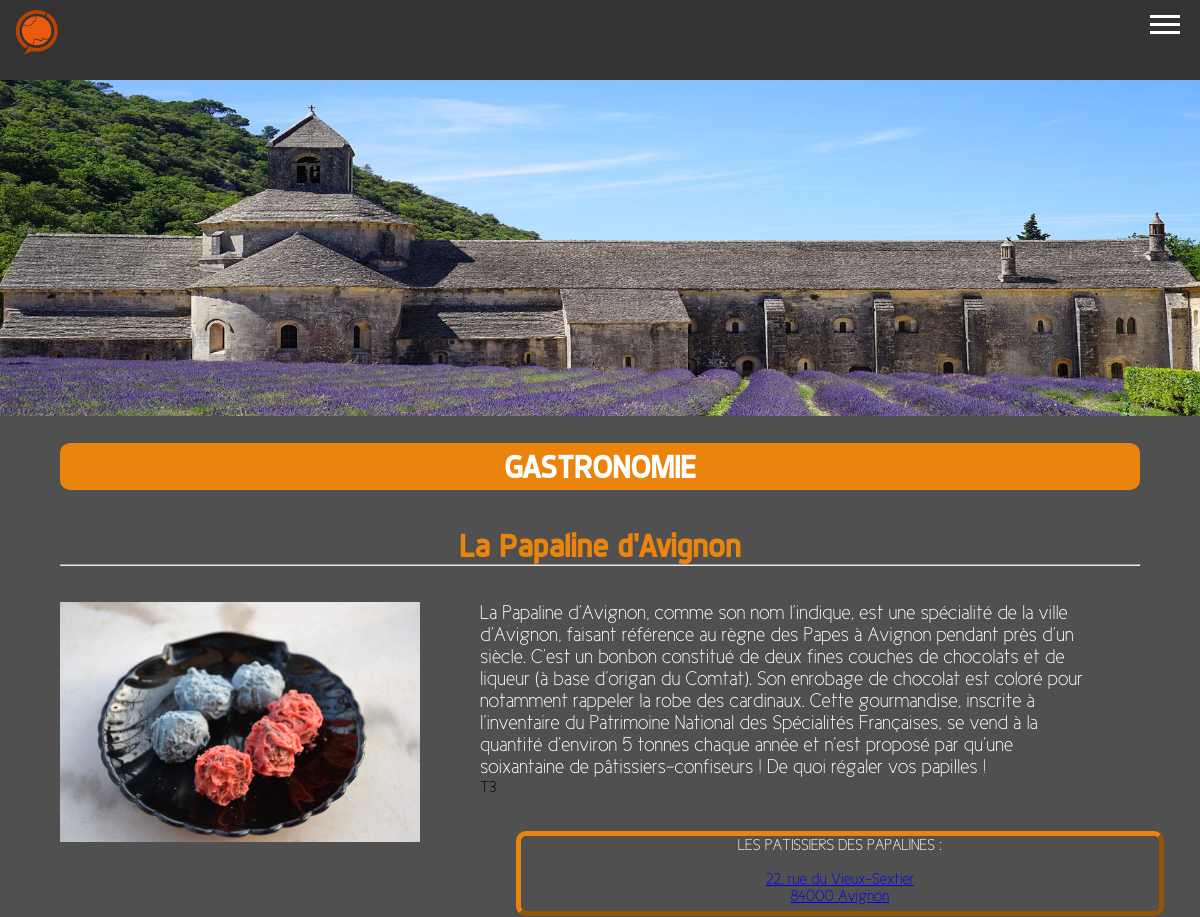
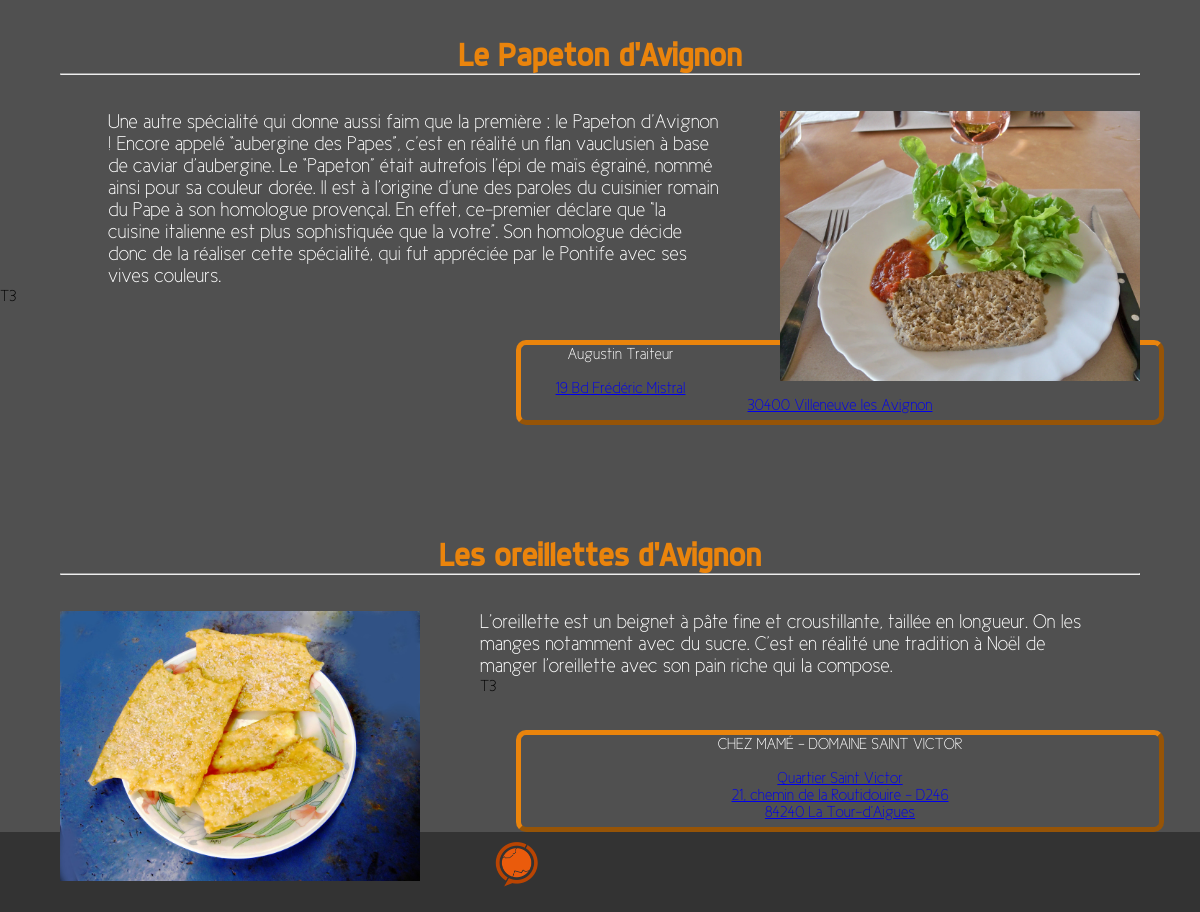
/Images/gastro.php, run on the app's committed database (2 pictures, top to bottom).
### tables this page shows
CREATE TABLE `Paragraphes` (
  `id` int(11) NOT NULL,
  `Text` text NOT NULL,
  `code` varchar(2) NOT NULL,
  `nomPage` varchar(20) NOT NULL,
  `format` char(2) DEFAULT NULL
);

CREATE TABLE `Type` (
  `format` char(2) NOT NULL,
  `libelle` varchar(50) NOT NULL,
  `baliseO` varchar(100) NOT NULL,
  `baliseF` varchar(255) NOT NULL
);

### Images/gastro.php (the view, shortened to what this page needs)
<?php
    include("../Include/navBar.php");
    $req="SELECT * FROM `Paragraphes` NATURAL JOIN Type WHERE code='fr' AND nomPage='GASTRO' ;";
    $result=$bd->query($req);
    while($ligne=$result->fetch(PDO::FETCH_NUM)){
      if($ligne[0]=="T3"){
        echo "T3";
        echo"<div id='info_droite'>
          $ligne[6] $ligne[2]";
      }else{
        if($ligne[0]=="AH"){
          echo "$ligne[6] $ligne[2]";
        }
        if($ligne[0]=="AT"){
          echo "$ligne[6] $ligne[2] </a></div></div>";
        }else{
          echo "$ligne[6] $ligne[2] $ligne[7]";
        }
      }
    }
    include("../Include/navBar.php");
?>

### Include/navBar.php (shortened to what this page needs)
<?php
if(file_exists("BaseDonnees/connexion.inc.php")){
    $retour='';
}else{
    $retour='../';
}
echo '<!DOCTYPE html>
<html lang="fr" dir="ltr">
<head>
    <meta charset="utf-8">
    <meta name="viewport" content="width=device-width, user-scalable=no">
    <link rel="stylesheet" type="text/css" href="'.$retour.'Include/style.css">
    <title>Patrimoine d\'Avignon</title>
   <link rel="icon" href="Images/mcntitle.png">
   <link href="https://stackpath.bootstrapcdn.com/font-awesome/4.7.0/css/font-awesome.min.css" rel="stylesheet">
</head>
<body>
    <div class="wrap">
        <nav>
            <div class="nav-logo">
                <a href="'.$retour.'index.php"><img src="'.$retour.'Images/mcn.png" class="logo" alt="MCN"></a>
            </div>
          <div class="burger">
            <div class="line"></div>
            <div class="line"></div>
            <div class="line"></div>
          </div>
          <ul class="nav-items">
';
echo '</ul>
        </nav>
';
?>

### Include/style.css (style rules this page uses)
* { margin: 0; padding: 0; }
html { scroll-behavior: smooth; }
body { margin: 0; background-color: #505050; font-family: Cicle; }
hr { margin-left: 5%; margin-right: 5%; margin-bottom: 3%; color: #FFFFFF; }
nav { height: 10vh; background: #333333; position:static; }
.nav-logo { float: left; width: 20%; }
.nav-items { display: flex; list-style: none; width: 80%; height: 100%; justify-content: space-around; align-items: center; margin-left: auto; }
@media screen and (max-width:2000px) { .line { width: 30px; height: 3px; background: white; margin: 5px; } }
@media screen and (max-width:2000px) { .burger { position: absolute; cursor: pointer; top: 10px; right: 15px; z-index: 5; } }
@media screen and (max-width:2000px) { .nav-items { position: fixed; background: #333333; height: 100vh; width: 100%; flex-direction: column; clip-path: circle(0px at 90% -10%); -webkit-clip-path: circle(0px at 90% -10%); transition: all 1s ease-out; } }
.title_bar { border: 5px solid #ea840c; background-color: #ea840c; text-align: center; font-family: Dyno; color: white; border-radius: 10px; margin-top: 2%; margin-left: 5%; margin-right: 5%; }
.title2 { color: #ea840c; text-align: center; font-family: Dyno; font-size:32px; }
.title3 { border: 5px outset #ea840c; text-align: center; font-family: Cicle; color: white; border-radius: 10px; margin-top: 5%; margin-left: 5%; margin-right: 5%; padding-bottom: 1%; }
.logo { float: left; height: 50px; padding: 7px 10px; }
.home_picture { height: 30%; width: 100%; }
.pdp_plan { margin-left: 5%; margin-right: 5%; height: auto; width: 30%; }
.text_box { margin-top: 2%; margin-left: 9%; margin-right: 9%; font-family: Cicle; color: #fff; font-size: 20px; }
#info_droite { margin-left:40%; text-align:center; }

### data on the page
paragraphes: format.baliseO (picture)
paragraphes: Text "GASTRONOMIE"
paragraphes: Text "La Papaline d'Avignon"
paragraphes: format.baliseO (picture)
paragraphes: Text "La Papaline d’Avignon, comme son nom l’indique, est une spécialité de la ville d’Avignon, faisant référence au règne des Papes à Avignon pendant près d’un siècle. C’est un bonbon constitué de deux fines couches de chocolats et de liqueur (à base d’origan du Comtat). Son enrobage de chocolat est coloré pour notamment rappeler la robe des cardinaux. Cette gourmandise, inscrite à l’inventaire du Patrimoine National des Spécialités Françaises, se vend à la quantité d’environ 5 tonnes chaque année et n’est proposé par qu’une soixantaine de pâtissiers-confiseurs ! De quoi régaler vos papilles !"
paragraphes: Text "LES PÂTISSIERS DES PAPALINES :"
paragraphes: Text "22, rue du Vieux-Sextier 84000 Avignon"
paragraphes: Text "Le Papeton d'Avignon"
paragraphes: format.baliseO (picture)
paragraphes: Text "Une autre spécialité qui donne aussi faim que la première : le Papeton d’Avignon ! Encore appelé “aubergine des Papes”, c’est en réalité un flan vauclusien à base de caviar d’aubergine. Le “Papeton” était autrefois l’épi de maïs égrainé, nommé ainsi pour sa couleur dorée. Il est à l’origine d’une des paroles du cuisinier romain du Pape à son homologue provençal. En effet, ce-premier déclare que “la cuisine italienne est plus sophistiquée que la votre”. Son homologue décide donc de la réaliser cette spécialité, qui fut appréciée par le Pontife avec ses vives couleurs."
paragraphes: Text "Augustin Traiteur"
paragraphes: Text "19 Bd Frédéric Mistral 30400 Villeneuve les Avignon"
paragraphes: Text "Les oreillettes d'Avignon"
paragraphes: format.baliseO (picture)
paragraphes: Text "L’oreillette est un beignet à pâte fine et croustillante, taillée en longueur. On les manges notamment avec du sucre. C’est en réalité une tradition à Noël de manger l’oreillette avec son pain riche qui la compose."
paragraphes: Text "CHEZ MAMÉ - DOMAINE SAINT VICTOR"
paragraphes: Text "Quartier Saint Victor 21, chemin de la Routidouire - D246 84240 La Tour-d'Aigues"
